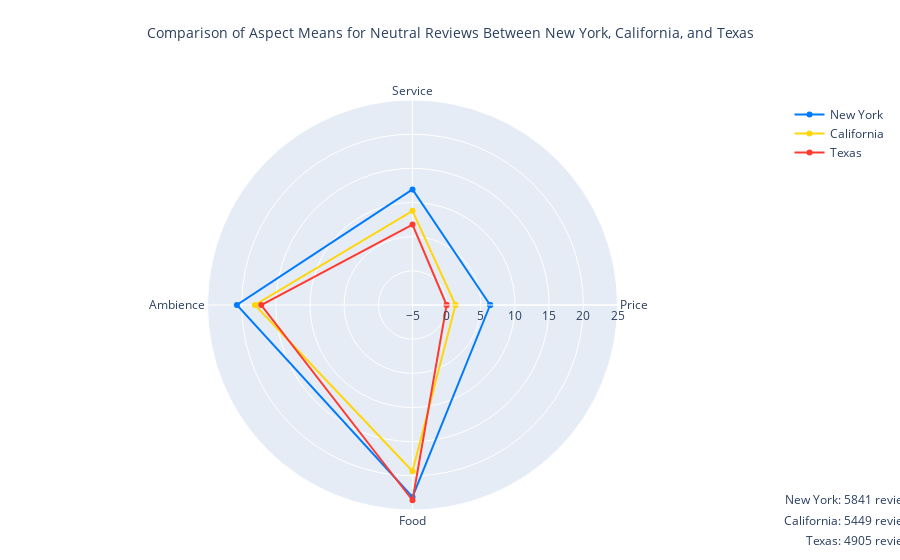

Notebook cell for this chart:
### Code cell
# Aspect means across neutral star ratings (i.e. 3 stars)
fig_neutral = go.Figure()

new_york_row = neutral_df.loc[neutral_df['State'] == 'New York']
new_york_r = new_york_row[['Price', 'Service', 'Ambience', 'Food']].values.tolist()[0]
new_york_r.append(new_york_r[0])

# New York
fig_neutral.add_trace(go.Scatterpolar(
      r=new_york_r,
      theta=aspects + [aspects[0]],
      name='New York',
      line=dict(color='#007AFF') # Blue
))

texas_row = neutral_df.loc[neutral_df['State'] == 'Texas']
texas_r = texas_row[['Price', 'Service', 'Ambience', 'Food']].values.tolist()[0]
texas_r.append(texas_r[0])

california_row = neutral_df.loc[neutral_df['State'] == 'California']
california_r = california_row[['Price', 'Service', 'Ambience', 'Food']].values.tolist()[0]
california_r.append(california_r[0])

# California
fig_neutral.add_trace(go.Scatterpolar(
      r=california_r,
      theta=aspects + [aspects[0]],
      name='California',
      line=dict(color='#FFD60A') # Yellow
))

# Texas
fig_neutral.add_trace(go.Scatterpolar(
      r=texas_r,
      theta=aspects + [aspects[0]],
      name='Texas',
      line=dict(color='#FF3B30') # Red
))

# Update radial axis range
fig_neutral.update_layout(
    polar=dict(
        radialaxis=dict(
            visible=True,
            range=[-5, 25])
    ),
    title=dict(
        text='Comparison of Aspect Means for Neutral Reviews Between New York, California, and Texas',
        font=dict(size=14),
        x=0.5,
        y=0.95
    ),
    annotations=[
        dict(
            x=1.2, y=0, xref="paper", yref="paper",
            text=f"New York: {neutral_ny_count} reviews", showarrow=False, align='center'
        ),
        dict(
            x=1.2, y=-0.05, xref="paper", yref="paper",
            text=f"California: {neutral_ca_count} reviews", showarrow=False, align='center'
        ),
        dict(
            x=1.2, y=-0.10, xref="paper", yref="paper",
            text=f"Texas: {neutral_tx_count} reviews", showarrow=False, align='center'
        )
    ],
    margin=dict(l=50, r=50, t=100, b=50)
)

fig_neutral.write_image('../imgs/neutral_radar_chart.png', scale=3)
fig_neutral.show()

### Figure 1 — Plotly figure (JSON) as saved in the notebook; plotly's stock layout.template omitted (floating-point values rounded to 4 significant figures)
{"data": [{"line": {"color": "#007AFF"}, "name": "New York", "r": [6.362, 11.9, 20.7, 23.1, 6.362], "theta": ["Price", "Service", "Ambience", "Food", "Price"], "type": "scatterpolar"}, {"line": {"color": "#FFD60A"}, "name": "California", "r": [1.292, 8.775, 18.07, 19.33, 1.292], "theta": ["Price", "Service", "Ambience", "Food", "Price"], "type": "scatterpolar"}, {"line": {"color": "#FF3B30"}, "name": "Texas", "r": [-0.00779, 6.765, 17.14, 23.57, -0.00779], "theta": ["Price", "Service", "Ambience", "Food", "Price"], "type": "scatterpolar"}], "layout": {"annotations": [{"align": "center", "showarrow": false, "text": "New York: 5841 reviews", "x": 1.2, "xref": "paper", "y": 0, "yref": "paper"}, {"align": "center", "showarrow": false, "text": "California: 5449 reviews", "x": 1.2, "xref": "paper", "y": -0.05, "yref": "paper"}, {"align": "center", "showarrow": false, "text": "Texas: 4905 reviews", "x": 1.2, "xref": "paper", "y": -0.1, "yref": "paper"}], "margin": {"b": 50, "l": 50, "r": 50, "t": 100}, "polar": {"radialaxis": {"range": [-5, 25], "visible": true}}, "title": {"font": {"size": 14}, "text": "Comparison of Aspect Means for Neutral Reviews Between New York, California, and Texas", "x": 0.5, "y": 0.95}}}
